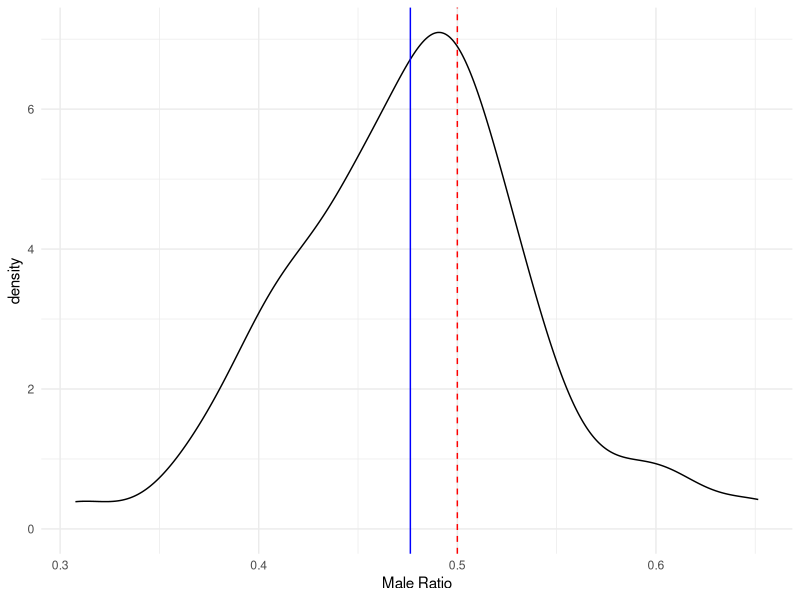
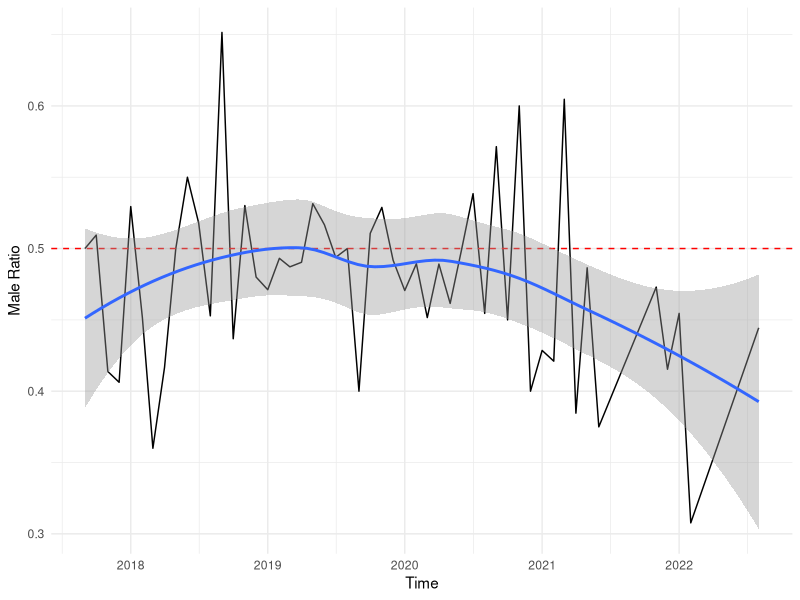
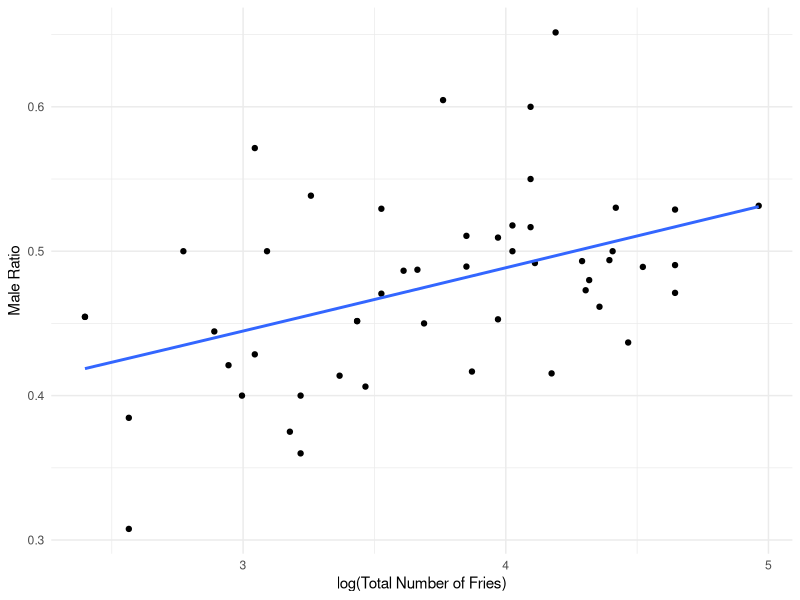
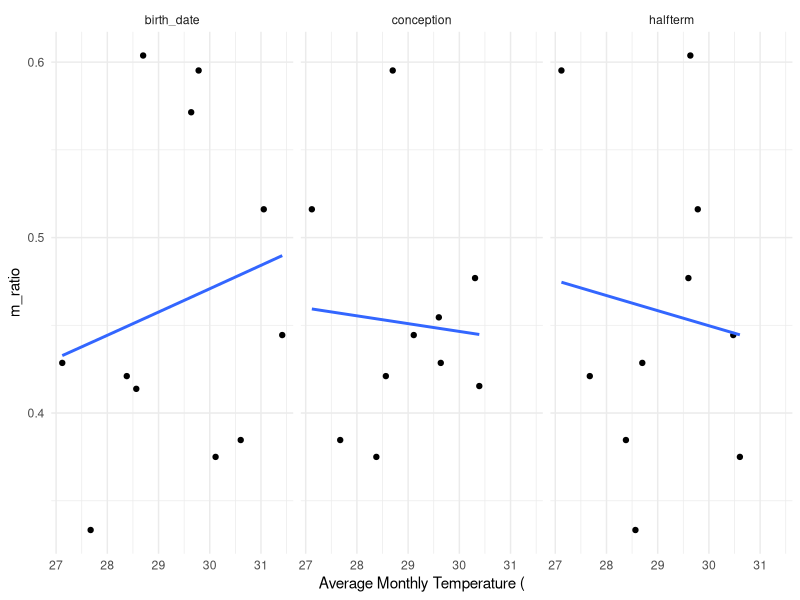

The R script that drew these images, in order:
## ---- chunk 1
library(tidyverse)
library(zoo)
library(lubridate)
## ---- chunk 2
ray <- read_csv("ray_brood.csv", na = "NA")
ray

water <- read_csv("water_quality.csv", na = "NA")
water
## ---- chunk 3
library(lubridate)

temp_d <- water %>% 
  mutate(Actual_date = make_date(year = Year, month = Month, day = Date)) %>% 
  group_by(Actual_date) %>% 
  summarize(mean_temp = mean(Temperature, na.rm = T)) %>% 
  drop_na()

ray_d <- ray %>% 
  mutate(Actual_date = make_date(year = Year, month = Month, day = Date)) %>% 
  select(Actual_date, Male, Female) %>% 
  mutate(Total = Male + Female) %>% 
  mutate(Male_ratio = Male/Total)
## ---- chunk 4
ray_d2 <- ray_d %>%
  mutate(mo_date = floor_date(Actual_date, unit = "month")) %>% 
  group_by(mo_date) %>% 
  summarize(across(Male:Total, sum)) %>% 
  filter(Total > 10) %>% 
  mutate(m_ratio = Male/Total)
## ---- chunk 5
t.test(ray_d2$m_ratio, mu = 0.5)
## ---- chunk 6
ray_d2 %>% 
  ggplot(aes(x = m_ratio)) +
  geom_density() +
  geom_vline(aes(xintercept = 0.5), color = "red", linetype = 2) +
  geom_vline(aes(xintercept = 0.4763427), color = "blue") +
  labs(x = "Male Ratio") +
  theme_minimal()
## ---- chunk 7
chi_p <- function(x, y) {
  vv <- c(x, y)
  xx <- chisq.test(vv)
  yy <- xx$p.value
  yy
}

ray_d2 %>% 
  rowwise() %>% 
  mutate(chi_p = chi_p(Male, Female)) %>% 
  print(n = "all")
## ---- chunk 8
ray_d2 %>% 
  ggplot(aes(x = mo_date, y = m_ratio)) +
  geom_line() +
  geom_hline(aes(yintercept = 0.5), color = "red", linetype = 2) +
  geom_smooth() +
  theme_minimal() +
  labs(x = "Time", y = "Male Ratio")
## ---- chunk 9
ray_d2 %>% 
  ggplot(aes(x = log(Total), y = m_ratio)) +
  geom_point() +
  geom_smooth(method = "glm", method.args = list(family = "binomial"), se = F) +
  labs(x = "log(Total Number of Fries)", y = "Male Ratio") +
  theme_minimal()
## ---- chunk 10
ray_m1 <- glm(m_ratio ~ log(Total), data = ray_d2, family = "binomial")
summary(ray_m1)
## ---- chunk 11
temp_d2 <- temp_d %>%   
  mutate(mo_date = floor_date(Actual_date, unit = "month")) %>% 
  group_by(mo_date) %>% 
  summarize(mean_temp = mean(mean_temp))

temp_d2
## ---- chunk 12
temp_ray <- ray_d %>% 
  mutate(conception = floor_date(Actual_date - 120, unit = "month"), 
         halfterm = floor_date(Actual_date - 60, unit = "month"), 
         birth_date = floor_date(Actual_date, unit = "month")) %>% 
  group_by(birth_date, halfterm, conception) %>% 
  summarize(across(Male:Total, sum)) %>% 
  filter(Total > 10) %>% 
  mutate(m_ratio = Male/Total) %>% 
  select(birth_date:conception, m_ratio) %>% 
  pivot_longer(birth_date:conception, names_to = "event", values_to = "mo_date") %>% 
  right_join(temp_d2) %>% 
  drop_na()

temp_ray
## ---- chunk 13
temp_ray %>% 
  ggplot(aes(x = mean_temp, y = m_ratio)) +
  geom_point() +
  geom_smooth(method = "glm", method.args = list(family = "binomial"), se = F) +
  facet_grid(~ event) +
  theme_minimal() +
  labs(x = "Average Monthly Temperature (")
  
